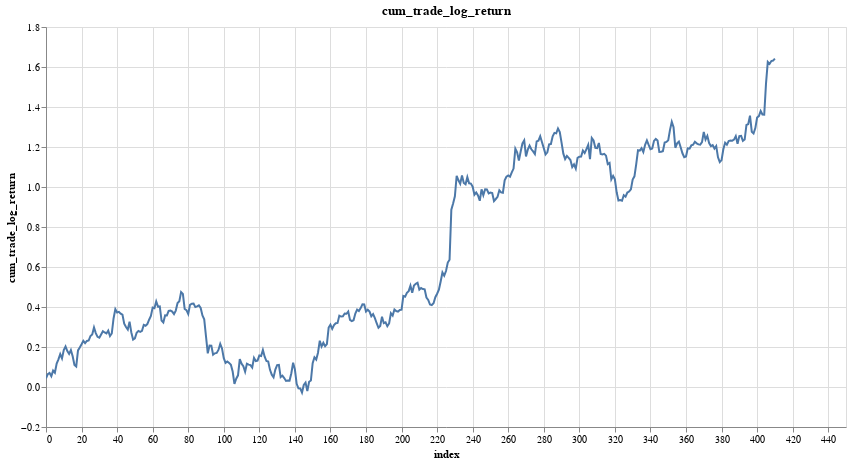

The code cell stored with this chart in its notebook:
### Code cell
trades = trades.with_columns(pl.col('y_hat').sign().alias('dir_signal'))
trades = trades.with_columns((pl.col('close_log_return')*pl.col('dir_signal')).alias('trade_log_return'))
trades = trades.with_columns(pl.col('trade_log_return').cum_sum().alias('cum_trade_log_return'))
research.plot_column(trades, 'cum_trade_log_return')

### Figure 1 — Vega-Lite specification as saved in the notebook (floating-point values rounded to 4 significant figures; data arrays with more than 128 entries replaced by an {"elided": "..."} marker saying what was removed)
{"config": {"view": {"continuousWidth": 300, "continuousHeight": 300}}, "data": {"name": "data-fa5c21eb7e9871738384f9bf72e5fa79"}, "mark": {"type": "line", "tooltip": true}, "encoding": {"x": {"field": "index", "type": "quantitative"}, "y": {"field": "cum_trade_log_return", "type": "quantitative"}}, "height": 400, "params": [{"name": "param_1", "select": {"type": "interval", "encodings": ["x", "y"]}, "bind": "scales"}], "title": "cum_trade_log_return", "width": 800, "$schema": "https://vega.github.io/schema/vega-lite/v5.20.1.json", "datasets": {"data-fa5c21eb7e9871738384f9bf72e5fa79": {"elided": "411 records"}}}
